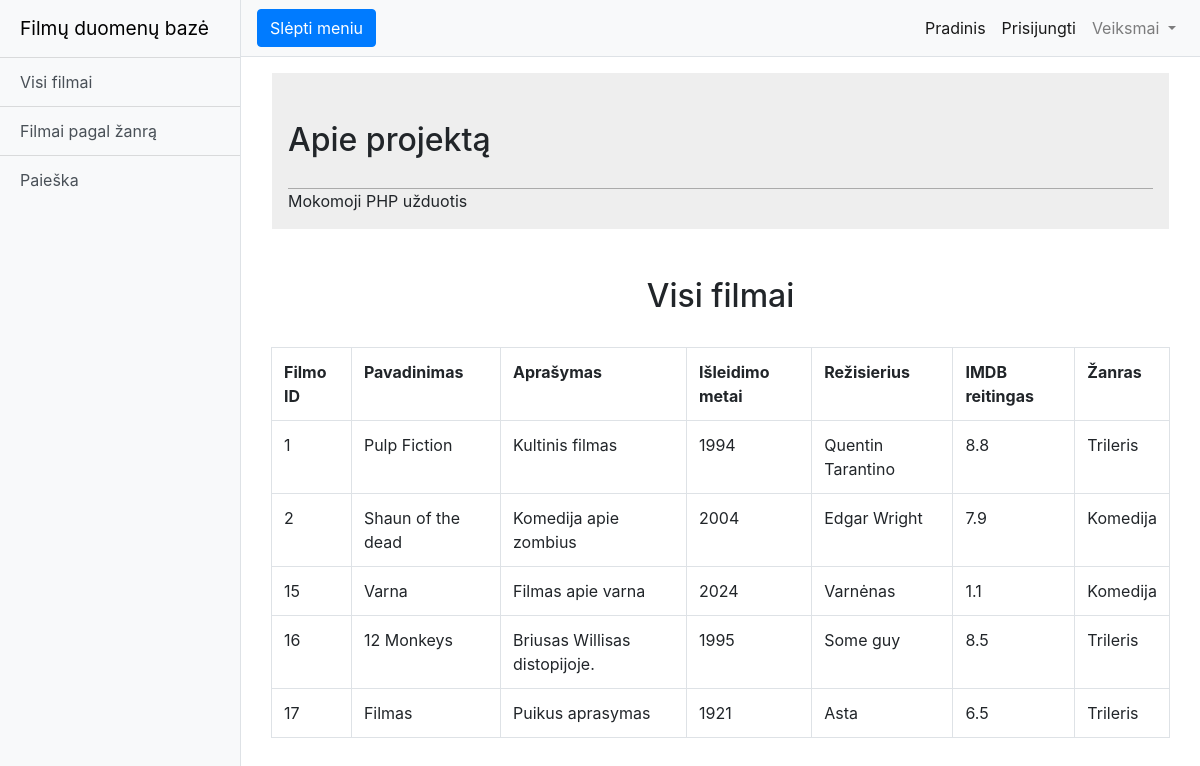
The app's page /?page=/ with its own data.
### tables this page shows
CREATE TABLE `movies` (
  `id` int(11) NOT NULL,
  `title` varchar(255) DEFAULT NULL,
  `description` varchar(255) DEFAULT NULL,
  `director` varchar(100) DEFAULT NULL,
  `year` varchar(45) DEFAULT NULL,
  `imdb` decimal(2,1) DEFAULT NULL,
  `genre_id` int(11) DEFAULT NULL
);

CREATE TABLE `genres` (
  `id` int(11) NOT NULL,
  `genre_name` varchar(100) NOT NULL
);

### index.php (called while the page is built, shortened)
<?php
require_once  "inc/functions.php";
require_once "templates/".ACTIVE_TEMPLATE."/index.view.php";

### inc/functions.php (called while the page is built, shortened)
<?php
function connectDb() {
    global $host, $db, $username, $password, $options;
    $dsn = "mysql:host=$host;dbname=$db";
    try {
        $conn = new PDO($dsn, $username, $password, $options);
    } catch (PDOException $e) {
        echo $e->getMessage();
    }
    return $conn;
}
function getAllMovies() {
    $conn = connectDb();
    $movies = [];
    try {
        if ($conn) {
            $stmt = $conn->query("SELECT movies.id, title, description, year, director, imdb, genre_name
                                        FROM movies
                                        JOIN genres ON movies.genre_id = genres.id");
            $movies = $stmt->fetchAll();
        }
    } catch (PDOException $e) {
        echo $e->getMessage();
    }
    return $movies;
}

### templates/main/pages/all_movie.page.php (the view)
<?php
$movies = getAllMovies();
?>
<div class="row justify-content-center">
  <h2>Visi filmai</h2>
</div>
<div class="container">
  <table class="table table-bordered">
    <tr>
      <th>Filmo ID</th>
      <th>Pavadinimas</th>
      <th>Aprašymas</th>
      <th>Išleidimo metai</th>
      <th>Režisierius</th>
      <th>IMDB reitingas</th>
      <th>Žanras</th>
        <?php foreach ($movies
        as $movie): ?>
    <tr>
      <td><?= $movie["id"] ?></td>
      <td><?= ucfirst($movie["title"]) ?></td>
      <td><?= ucfirst($movie["description"]) ?></td>
      <td><?= ucfirst($movie["year"]) ?></td>
      <td><?= ucfirst($movie["director"]) ?></td>
      <td><?= $movie["imdb"] ?></td>
      <td><?= ucfirst($movie["genre_name"]) ?></td>
    </tr>
      <?php endforeach; ?>
    </tr>
  </table>
</div>

### templates/main/css/simple-sidebar.css (style rules this page uses)
body { overflow-x: hidden; }

### templates/main/css/styles.css (style rules this page uses)
h2 { margin: 2rem 0; }

### records on screen
movies: id "1", title "Pulp Fiction", description "Kultinis filmas", year "1994", director "Quentin Tarantino", imdb "8.8", genre.genre_name "Trileris"
movies: id "2", title "Shaun of the dead", description "Komedija apie zombius", year "2004", director "Edgar Wright", imdb "7.9", genre.genre_name "Komedija"
movies: id "15", title "Varna", description "Filmas apie varna", year "2024", director "Varnėnas", imdb "1.1", genre.genre_name "Komedija"
movies: id "16", title "12 Monkeys", description "Briusas Willisas distopijoje.", year "1995", director "Some guy", imdb "8.5", genre.genre_name "Trileris"
movies: id "17", title "Filmas", description "Puikus aprasymas", year "1921", director "Asta", imdb "6.5", genre.genre_name "Trileris"

### other values on screen
SITE_NAME "Filmų duomenų bazė"
$menuItem "Visi filmai"
$menuItem "Filmai pagal žanrą"
$menuItem "Paieška"
$menuItem "Pradinis"
$menuItem "Prisijungti"
